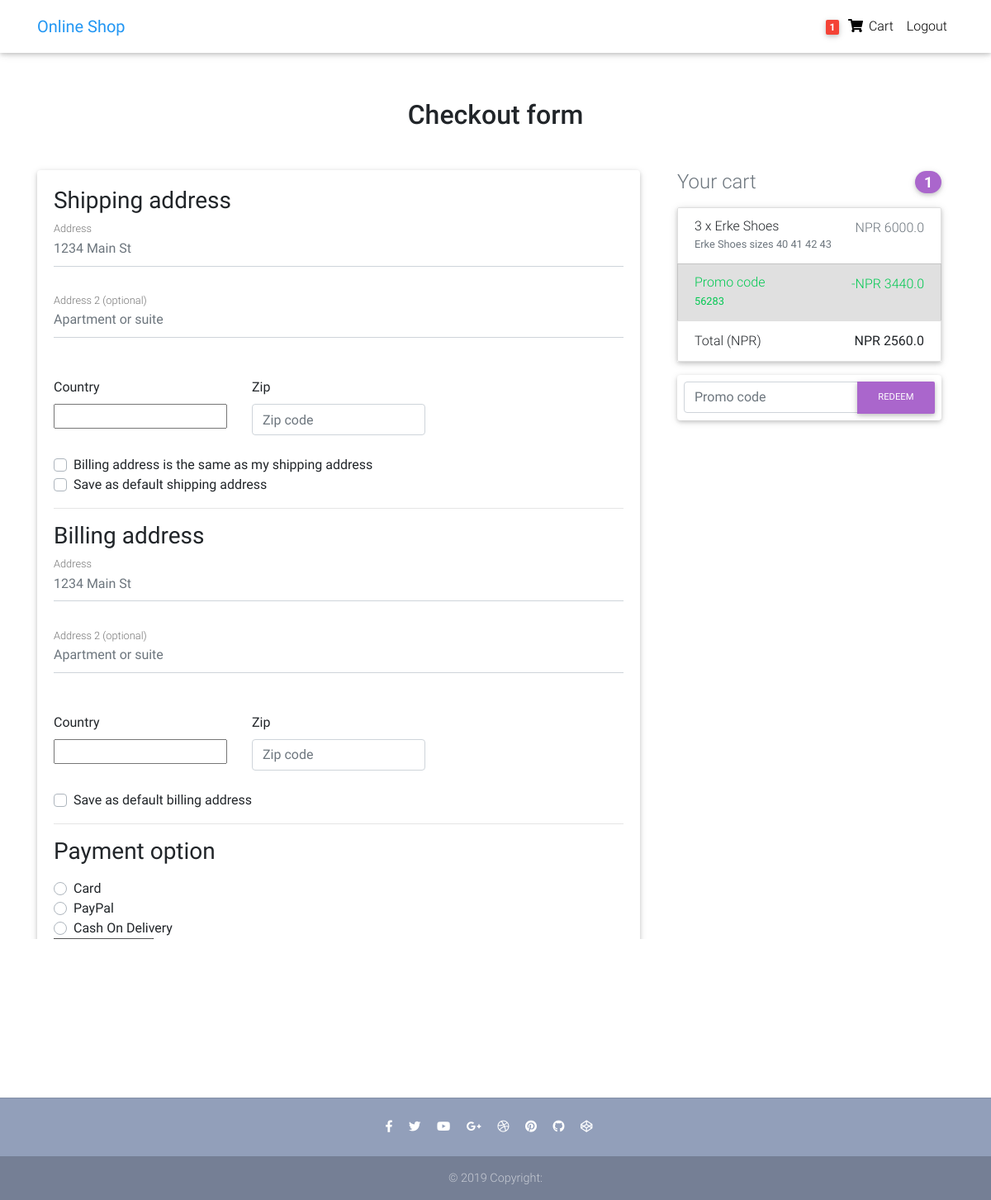
The page /checkout/ (signed in) on the database its author committed.
### core/models.py (models this page shows, shortened)
class Order(models.Model):
    user = models.ForeignKey(settings.AUTH_USER_MODEL,
                             on_delete=models.CASCADE)
    ref_code = models.CharField(max_length=20, blank=True, null=True)
    items = models.ManyToManyField(OrderItem)
    start_date = models.DateTimeField(auto_now_add=True)
    ordered_date = models.DateTimeField()
    ordered = models.BooleanField(default=False)
    shipping_address = models.ForeignKey(
        'Address', related_name='shipping_address', on_delete=models.SET_NULL, blank=True, null=True)
    billing_address = models.ForeignKey(
        'Address', related_name='billing_address', on_delete=models.SET_NULL, blank=True, null=True)
    payment = models.ForeignKey(
        'Payment', on_delete=models.SET_NULL, blank=True, null=True)
    coupon = models.ForeignKey(
        'Coupon', on_delete=models.SET_NULL, blank=True, null=True)
    being_delivered = models.BooleanField(default=False)
    received = models.BooleanField(default=False)
    refund_requested = models.BooleanField(default=False)
    refund_granted = models.BooleanField(default=False)
    '''
    1. Item added to cart
    2. Adding a billing address
    (Failed checkout)
    3. Payment
    (Preprocessing, processing, packaging etc.)
    4. Being delivered
    5. Received
    6. Refunds
    '''
    def get_total(self):
        total = 0
        for order_item in self.items.all():
            total += order_item.get_final_price()
        if self.coupon:
            total -= self.coupon.amount
        return total

class OrderItem(models.Model):
    user = models.ForeignKey(settings.AUTH_USER_MODEL,
                             on_delete=models.CASCADE)
    ordered = models.BooleanField(default=False)
    item = models.ForeignKey(Item, on_delete=models.CASCADE)
    quantity = models.IntegerField(default=1)
    def get_total_item_price(self):
        return self.quantity * self.item.price
    def get_final_price(self):
        if self.item.discount_price:
            return self.get_total_discount_item_price()
        return self.get_total_item_price()

class Item(models.Model):
    title = models.CharField(max_length=100)
    price = models.FloatField()
    discount_price = models.FloatField(blank=True, null=True)
    category = models.CharField(choices=CATEGORY_CHOICES, max_length=2)
    slug = models.SlugField()
    description = models.TextField()
    image = models.ImageField()

class Coupon(models.Model):
    code = models.CharField(max_length=15)
    amount = models.FloatField()

### core/views.py (the view, shortened to what this page needs)
# urls.py: path('checkout/', CheckoutView.as_view(), name='checkout'),
class CheckoutView(View):
    def get(self, *args, **kwargs):
        try:
            order = Order.objects.get(user=self.request.user, ordered=False)
            form = CheckoutForm()
            context = {
                'form': form,
                'couponform': CouponForm(),
                'order': order,
                'DISPLAY_COUPON_FORM': True
            }
            shipping_address_qs = Address.objects.filter(
                user=self.request.user,
                address_type='S',
                default=True
            )
            if shipping_address_qs.exists():
                context.update(
                    {'default_shipping_address': shipping_address_qs[0]})
            billing_address_qs = Address.objects.filter(
                user=self.request.user,
                address_type='B',
                default=True
            )
            if billing_address_qs.exists():
                context.update(
                    {'default_billing_address': billing_address_qs[0]})
            return render(self.request, "checkout.html", context)
        except ObjectDoesNotExist:
            messages.info(self.request, "You do not have an active order")
            return redirect("core:checkout")

### core/forms.py
class CheckoutForm(forms.Form):
    shipping_address = forms.CharField(required=False)
    shipping_address2 = forms.CharField(required=False)
    shipping_country = CountryField(blank_label='(select country)').formfield(
        required=False,
        widget=CountrySelectWidget(attrs={
            'class': 'custom-select d-block w-100',
        }))
    shipping_zip = forms.CharField(required=False)
    billing_address = forms.CharField(required=False)
    billing_address2 = forms.CharField(required=False)
    billing_country = CountryField(blank_label='(select country)').formfield(
        required=False,
        widget=CountrySelectWidget(attrs={
            'class': 'custom-select d-block w-100',
        }))
    billing_zip = forms.CharField(required=False)
    same_billing_address = forms.BooleanField(required=False)
    set_default_shipping = forms.BooleanField(required=False)
    use_default_shipping = forms.BooleanField(required=False)
    set_default_billing = forms.BooleanField(required=False)
    use_default_billing = forms.BooleanField(required=False)
    payment_option = forms.ChoiceField(
        widget=forms.RadioSelect, choices=PAYMENT_CHOICES)

class CouponForm(forms.Form):
    code = forms.CharField(widget=forms.TextInput(attrs={
        'class': 'form-control',
        'placeholder': 'Promo code',
        'aria-label': 'Recipient\'s username',
        'aria-describedby': 'basic-addon2'
    }))

### core/templatetags/cart_template_tags.py (called while the page is built)
@register.filter
def cart_item_count(user):
    if user.is_authenticated:
        qs = Order.objects.filter(user=user, ordered=False)
        if qs.exists():
            return qs[0].items.count()
    return 0

### templates/checkout.html (shortened to what this page needs)
{% extends "base.html" %}
{% load crispy_forms_tags %}
{% block content %}
<head>
</head>
  <main >
    <div class="container wow fadeIn">
      <h2 class="my-5 h2 text-center">Checkout form</h2>
      <div class="row">
        <div class="col-md-8 mb-4">
          <div class="card">
            <form method="POST" class="card-body">
              <h3>Shipping address</h3>
              <div class='hideable_shipping_form'>
                <div class="md-form mb-5">
                  <input type='text' placeholder='1234 Main St' id='shipping_address' name='shipping_address' class='form-control' />
                  <label for="shipping_address" class="">Address</label>
                </div>
                <div class="md-form mb-5">
                  <input type='text' placeholder='Apartment or suite' id='shipping_address2' name='shipping_address2' class='form-control' />
                  <label for="shipping_address2" class="">Address 2 (optional)</label>
                </div>
                <div class="row">
                  <div class="col-lg-4 col-md-12 mb-4">
                    <label for="country">Country</label>
                    {{ form.shipping_country }}
                  </div>
                  <div class="col-lg-4 col-md-6 mb-4">
                    <label for="shipping_zip">Zip</label>
                    <input type='text' placeholder='Zip code' id='shipping_zip' name='shipping_zip' class='form-control' />
                  </div>
                </div>
                <div class="custom-control custom-checkbox">
                  <label class="custom-control-label" for="same_billing_address">Billing address is the same as my shipping address</label>
                </div>
                <div class="custom-control custom-checkbox">
                  <label class="custom-control-label" for="set_default_shipping">Save as default shipping address</label>
                </div>
              </div>
              <hr>
              <h3>Billing address</h3>
              <div class='hideable_billing_form'>
                <div class="md-form mb-5">
                  <input type='text' placeholder='1234 Main St' id='billing_address' name='billing_address' class='form-control' />
                  <label for="billing_address" class="">Address</label>
                </div>
                <div class="md-form mb-5">
                  <input type='text' placeholder='Apartment or suite' id='billing_address2' name='billing_address2' class='form-control' />
                  <label for="billing_address2" class="">Address 2 (optional)</label>
                </div>
                <div class="row">
                  <div class="col-lg-4 col-md-12 mb-4">
                    <label for="country">Country</label>
                    {{ form.billing_country }}
                  </div>
                  <div class="col-lg-4 col-md-6 mb-4">
                    <label for="billing_zip">Zip</label>
                    <input type='text' placeholder='Zip code' id='billing_zip' name='billing_zip' class='form-control' />
                  </div>
                </div>
                <div class="custom-control custom-checkbox">
                  <label class="custom-control-label" for="set_default_billing">Save as default billing address</label>
                </div>
              </div>
              <hr>
              <h3>Payment option</h3>
              <div class="d-block my-3">
                {% for value, name in form.fields.payment_option.choices %}
                <div class="custom-control custom-radio">
                  <label class="custom-control-label" for="{{ name }}">{{ name }}</label>
                </div>
                {% endfor %}
                 <button id="payment-button">Pay with Khalti</button>
              </div>
              <hr class="mb-4">
              <button class="btn btn-primary btn-lg btn-block" type="submit">Continue to checkout</button>
            </form>
          </div>
        </div>
        <div class="col-md-4 mb-4">
          {% include "order_snippet.html" %}
        </div>
      </div>
    </div>
  </main>
{% endblock content %}

### templates/navbar.html (shortened to what this page needs)
{% load cart_template_tags %}
<nav class="navbar fixed-top navbar-expand-lg navbar-light white scrolling-navbar">
    <div class="container">
      <a class="navbar-brand waves-effect" href="/">
        <strong class="blue-text">Online Shop</strong>
      </a>
      <div class="collapse navbar-collapse" id="navbarSupportedContent">
        <ul class="navbar-nav nav-flex-icons">
          {% if request.user.is_authenticated %}
          <li class="nav-item">
            <a href="{% url 'core:order-summary' %}" class="nav-link waves-effect">
              <span class="badge red z-depth-1 mr-1"> {{ request.user|cart_item_count }} </span>
              <i class="fas fa-shopping-cart"></i>
              <span class="clearfix d-none d-sm-inline-block"> Cart </span>
            </a>
          </li>
          <li class="nav-item">
            <a class="nav-link waves-effect" href="{% url 'account_logout' %}">
              <span class="clearfix d-none d-sm-inline-block"> Logout </span>
            </a>
          </li>
          {% endif %}
        </ul>
      </div>
    </div>
  </nav>

### templates/order_snippet.html (shortened to what this page needs)
<div class="col-md-12 mb-4">
    <h4 class="d-flex justify-content-between align-items-center mb-3">
    <span class="text-muted">Your cart</span>
    <span class="badge badge-secondary badge-pill">{{ order.items.count }}</span>
    </h4>
    <ul class="list-group mb-3 z-depth-1">
    {% for order_item in order.items.all %}
    <li class="list-group-item d-flex justify-content-between lh-condensed">
        <div>
        <h6 class="my-0">{{ order_item.quantity }} x {{ order_item.item.title}}</h6>
        <small class="text-muted">{{ order_item.item.description}}</small>
        </div>
        <span class="text-muted">NPR {{ order_item.get_final_price }}</span>
    </li>
    {% endfor %}
    {% if order.coupon %}
    <li class="list-group-item d-flex justify-content-between bg-light">
        <div class="text-success">
        <h6 class="my-0">Promo code</h6>
        <small>{{ order.coupon.code }}</small>
        </div>
        <span class="text-success">-NPR {{ order.coupon.amount }}</span>
    </li>
    {% endif %}
    <li class="list-group-item d-flex justify-content-between">
        <span>Total (NPR)</span>
        <strong>NPR {{ order.get_total }}</strong>
    </li>
    </ul>
    {% if DISPLAY_COUPON_FORM %}
    <form class="card p-2" action="{% url 'core:add-coupon' %}" method="POST">
        <div class="input-group">
            {{ couponform.code }}
            <div class="input-group-append">
            <button class="btn btn-secondary btn-md waves-effect m-0" type="submit">Redeem</button>
            </div>
        </div>
    </form>
    {% endif %}
</div>

### templates/base.html (style rules this page uses)
html, body, header, .carousel { height: 60vh; }

### rows shown on the page
Order: items.count "1", coupon.code "56283", coupon.amount "3440.0", get_total "2560.0"
OrderItem: quantity "3", item "Erke Shoes", item.description "Erke Shoes sizes 40 41 42 43", get_final_price "6000.0"

### other values the page prints
{{ request.user|cart_item_count }} "1"
{{ name }} "Card" "PayPal" "Cash On Delivery"
